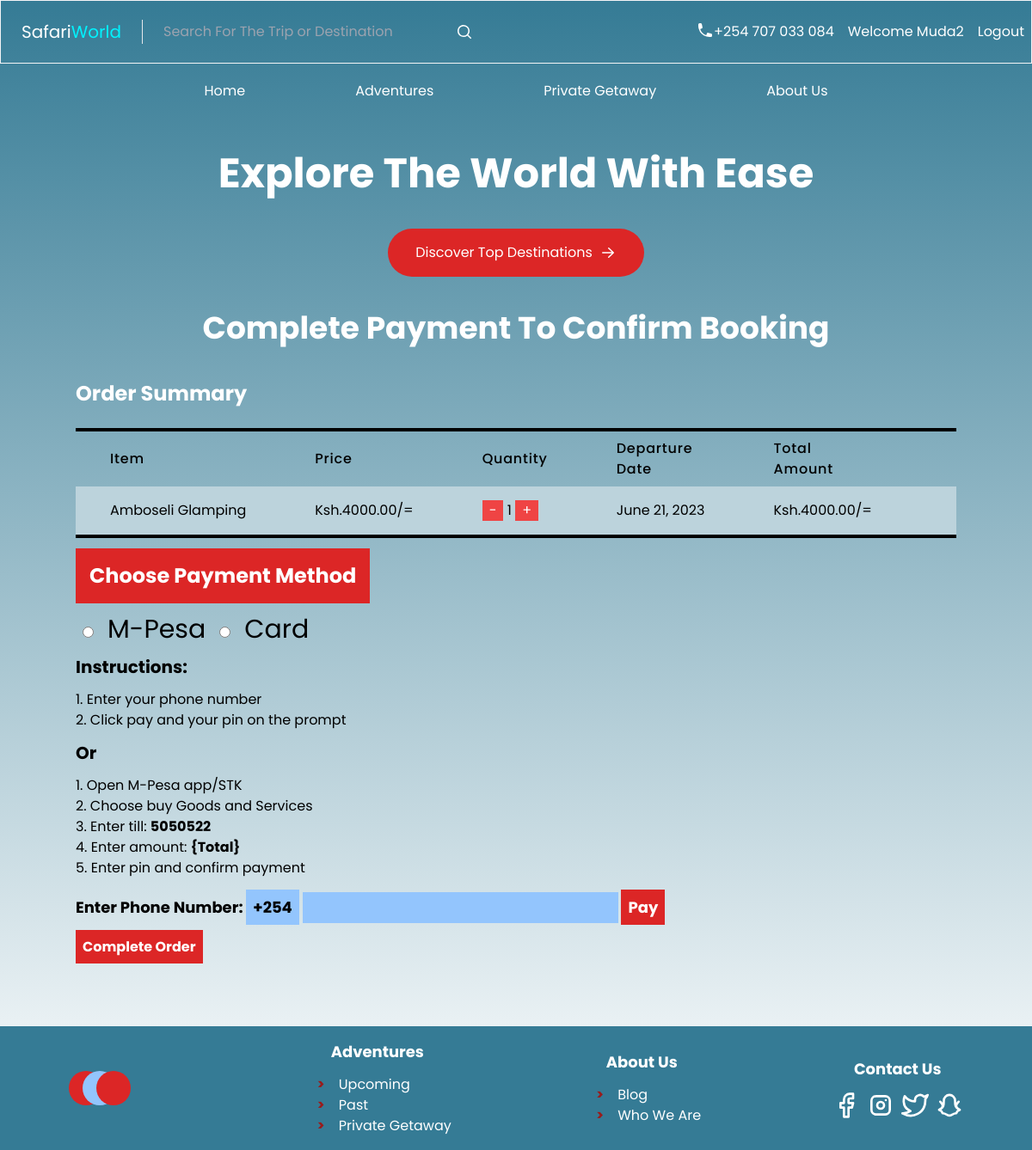
Screenshot of /3a78d5d9-3136-41db-b91c-bafca54f5fa3/order (signed in) with the database file from the repository.
### booking/models.py (models this page shows, shortened)
class BaseModel(models.Model):
    id = models.UUIDField(primary_key=True, default=uuid.uuid4, editable=False)
    created_at = models.DateTimeField(auto_now_add=True)
    updated_at = models.DateTimeField(auto_now=True)
    class Meta:
        abstract = True

class User(BaseModel, AbstractUser):
    USER_TYPES = (
        ('A', 'Admin'),
        ('S', 'Staff'),
        ('U', 'User'),
    )
    GENDER_CHOICES = (
        (1, 'Male'),
        (2, 'Female'),
        (3, 'Other'),
    )
    user_type = models.CharField(choices=USER_TYPES, max_length=250)
    first_name = models.CharField(max_length=50)
    last_name = models.CharField(max_length=50)
    email = models.EmailField(max_length=250)
    date_of_birth = models.DateField(null=True)
    phone_number = models.CharField(max_length=20)
    gender = models.IntegerField(choices=GENDER_CHOICES, null=True)
    bio = models.CharField(max_length=250, blank=True)
    password = models.CharField(max_length=128)
    REQUIRED_FIELDS = ['first_name', 'last_name', 'phone_number', 'password']
    def __str__(self):
        return f'{self.first_name} {self.last_name} {self.email}'

class Adventure(BaseModel):
    name = models.CharField(max_length=250)
    place_id = models.ForeignKey(Place, on_delete=models.SET_NULL, null=True, related_name='adventures')
    description = models.CharField(max_length=1024)
    departure_date = models.DateField()
    return_date = models.DateField()
    price = models.DecimalField(max_digits=10, decimal_places=2)
    slots = models.IntegerField()
    age_limit = models.IntegerField(default=0)
    activities = models.CharField(max_length=250)
    image = models.FileField(upload_to='images', null=True)

### booking/views.py (the view, shortened to what this page needs)
# urls.py: path('<str:id>/order', views.order_page, name='order'),
@login_required
def order_page(request, id):
    print(f'user in both methods: {request.user}')
    adventure = Adventure.objects.get(id=id)
    adventure = Adventure.objects.get(id=id)
    context = {'adventure': adventure}
    return render(request, 'booking/order.html', context)

### booking/templates/booking/order.html (shortened to what this page needs)
{% extends 'booking/base.html' %} {% block content %}
<section class="flex-column items-center max-w-screen-lg mx-auto">
  <h1 class="text-white text-center text-2xl md:text-4xl font-bold my-10">
    Complete Payment To Confirm Booking
  </h1>
  <h3 class="font-bold text-2xl my-6 text-white">Order Summary</h3>
  <div>
    <div class="overflow-x-auto">
      <table class="w-full text-black border-black border-t-4 border-b-4">
        <thead>
          <tr>
            <th
              class="px-10 py-2 bg-transparent text-left text-l font-medium tracking-wider"
            >
              Item
            </th>
            <th
              class="px-10 py-2 bg-transparent text-left text-l font-medium tracking-wider"
            >
              Price
            </th>
            <th
              class="px-10 py-2 bg-transparent text-left text-l font-medium tracking-wider"
            >
              Quantity
            </th>
            <th
              class="px-10 py-2 bg-transparent text-left text-l font-medium tracking-wider"
            >
              Departure Date
            </th>
            <th
              class="px-10 py-2 bg-transparent text-left text-l font-medium tracking-wider"
            >
              Total Amount
            </th>
          </tr>
        </thead>
        <tbody class="" style="background-color: #bcd3dc">
          <tr>
            <td id="adventure" class="px-10 py-4 whitespace-nowrap">{{ adventure.name }}</td>
            <td class="px-10 py-4 whitespace-nowrap">
              <span>Ksh.</span><span id="price">{{ adventure.price }}<span>/=</span>
            </td>
            <td class="px-10 py-4 whitespace-nowrap">
              <button
                type="button"
                class="bg-red-500 px-2 text-center text-white"
                id="minus"
              >
                -
              </button>
              <span id="quantity">1</span>
              <button
                type="button"
                class="bg-red-500 px-2 text-center text-white"
                id="plus"
              >
                +
              </button>
            </td>
            <td class="px-10 py-4 whitespace-nowrap"> {{ adventure.departure_date }} </td>
            <td class="px-10 py-4 whitespace-nowrap">
              <span>Ksh.</span><span id="total">{{ adventure.price }}</span><span>/=</span>
            </td>
            <td class="px-10 py-4 whitespace-nowrap"></td>
          </tr>
        </tbody>
      </table>
    </div>
    <h2 class="text-white text-2xl bg-red-600 my-3 p-4 w-fit font-bold">
      Choose Payment Method
    </h2>
    <div class="text-3xl">
      <input
        class="mx-2"
        type="radio"
        id="mpesa"
        name="payments"
        value="M-Pesa"
      />
      <label for="mpesa">M-Pesa</label>
      <input class="mx-2" type="radio" id="card" name="payments" value="Card" />
      <label for="card">Card</label>
    </div>
    <p class="text-xl font-bold my-3">Instructions:</p>
    <ol class="list-decimal list-inside">
      <li>Enter your phone number</li>
      <li>Click pay and your pin on the prompt</li>
    </ol>
    <p class="text-xl font-bold my-3">Or</p>
    <ol class="list-decimal list-inside">
      <li>Open M-Pesa app/STK</li>
      <li>Choose buy Goods and Services</li>
      <li>Enter till: <strong>5050522</strong></li>
      <li>Enter amount: <strong>{Total}</strong></li>
      <li>Enter pin and confirm payment</li>
    </ol>
    <div class="my-4 text-lg font-bold">
      <label for="tel">Enter Phone Number: </label>
      <span class="bg-blue-300 p-2 text-black">+254</span>
      <input
        class="bg-blue-300 p-1 text-[#000000] focus:outline-none"
        type="text"
        id="phone"
      />
      <a class="bg-red-600 text-white font-xl p-2" id="pay" href="#">Pay</a>
    </div>
    <a id="confirm" class="bg-red-600 text-white font-xl p-2 font-bold"
      >Complete Order</a
    >
  </div>
</section>
{% endblock %}

### booking/templates/booking/base.html (shortened to what this page needs)
<!DOCTYPE html>
<html lang="en">
  <head>
    <script src="https://cdn.tailwindcss.com"></script>
  </head>
  <body
    class="bg-gradient-to-b from-[#357B95] to-transparent bg-no-repeat bg-cover font-serif"
  >
    <header
      class="items-center justify-between py-4 text-white border border-gray-100 md:flex"
    >
      <div class="flex items-center">
        <h4
          class="px-4 text-xl text-white border-r border-gray-200 font-weight-600 md:px-6"
        >
          <a href="{% url 'home' %}"
            >Safari<span style="color: #00f3ff">World</span></a
          >
        </h4>
        <div class="flex items-center sm:text-red">
          <input
            type="text"
            placeholder="Search For The Trip or Destination"
            class="p-2 mx-4 bg-transparent focus:outline-none text-white-300 w-100"
          />
          <svg
            xmlns="http://www.w3.org/2000/svg"
            viewBox="0 0 20 20"
            fill="currentColor"
            class="w-5 h-5"
          >
            <path
              fill-rule="evenodd"
              d="M9 3.5a5.5 5.5 0 100 11 5.5 5.5 0 000-11zM2 9a7 7 0 1112.452 4.391l3.328 3.329a.75.75 0 11-1.06 1.06l-3.329-3.328A7 7 0 012 9z"
              clip-rule="evenodd"
            />
          </svg>
        </div>
      </div>
      <div class="flex space-x-4">
        <div class="flex mx-2 space-x-4">
          <div class="flex item-center">
            <p>+254 707 033 084</p>
          </div>
          {% if request.user.is_authenticated %}
          <p>Welcome {{ request.user.first_name }}</p>
          <a href="{% url 'logout' %}?next={{ request.path|urlencode }}"
            >Logout</a
          >
          {% else %}
          <a href="{% url 'login' %}?next={{ request.path|urlencode }}"
            >Login</a
          >
          <a href="{% url 'signup' %}">Signup</a>
          {% endif %}
        </div>
      </div>
    </header>
    <nav class="flex my-5 text-white md:justify-center">
      <ul class="md:flex">
        <li class="px-8 md:px-16"><a href="{% url 'home' %}">Home</a></li>
        <li class="px-8 md:px-16">
          <a href="{% url 'adventures' %}">Adventures</a>
        </li>
        <li class="px-8 md:px-16"><a href="#">Private Getaway</a></li>
        <li class="px-8 md:px-16"><a href="#">About Us</a></li>
      </ul>
    </nav>
    <section>
      <h1 class="py-10 text-5xl font-bold text-center text-white">
        Explore The World With Ease
      </h1>
      <div
        class="flex items-center px-8 py-4 mx-auto bg-red-600 rounded-full max-w-fit"
      >
        <a href="{% url 'adventures' %}" class="pr-2 text-white"
          >Discover Top Destinations
        </a>
        <svg
          xmlns="http://www.w3.org/2000/svg"
          viewBox="0 0 20 20"
          fill="currentColor"
          class="w-5 h-5 text-white"
        >
          <path
            fill-rule="evenodd"
            d="M3 10a.75.75 0 01.75-.75h10.638L10.23 5.29a.75.75 0 111.04-1.08l5.5 5.25a.75.75 0 010 1.08l-5.5 5.25a.75.75 0 11-1.04-1.08l4.158-3.96H3.75A.75.75 0 013 10z"
            clip-rule="evenodd"
          />
        </svg>
      </div>
    </section>
    {% block content%} {% endblock %}
    <footer
      class="md:flex bg-[#357B95] h-full justify-around items-center px-8 md:px-1 py-4 text-white mt-20"
    >
      <div class="flex">
        <div
          class="w-10 h-10 p-3 -translate-x-12 bg-red-600 rounded-full"
        ></div>
      </div>
      <div>
        <h4 class="mb-3 text-lg font-bold md:text-center">Adventures</h4>
        <ul>
          <li
            class="pl-4 before:content-['>'] before:mr-3 before:text-red-800 before:font-bold"
          >
            <a href="#">Upcoming</a>
          </li>
          <li
            class="pl-4 before:content-['>'] before:mr-3 before:text-red-800 before:font-bold"
          >
            <a href="#">Past</a>
          </li>
          <li
            class="pl-4 before:content-['>'] before:mr-3 before:text-red-800 before:font-bold"
          >
            <a href="#">Private Getaway</a>
          </li>
        </ul>
      </div>
      <div>
        <h4 class="mb-3 text-lg font-bold md:text-center">About Us</h4>
        <ul>
          <li
            class="pl-4 before:content-['>'] before:mr-3 before:text-red-800 before:font-bold"
          >
            <a href="#">Blog</a>
          </li>
          <li
            class="pl-4 before:content-['>'] before:mr-3 before:text-red-800 before:font-bold"
          >
            <a href="#">Who We Are</a>
          </li>
        </ul>
      </div>
      <div>
        <h4 class="mb-3 text-lg font-bold md:text-center">Contact Us</h4>
        <div class="flex item-center gap-x-2">
          <svg
            class="w-8 h-8 text-white-300"
            viewBox="0 0 24 24"
            fill="none"
            stroke="currentColor"
            stroke-width="2"
            stroke-linecap="round"
            stroke-linejoin="round"
          >
            <path
              d="M18 2h-3a5 5 0 0 0-5 5v3H7v4h3v8h4v-8h3l1-4h-4V7a1 1 0 0 1 1-1h3z"
            />
          </svg>
        </div>
      </div>
    </footer>
  </body>
</html>

### booking/templates/booking/base.html (style rules this page uses)
body { font-family: "Poppins" !important; }

### rows the page displays
User: user.first_name "Muda2"
Adventure: name "Amboseli Glamping", price "4000.00", departure_date "June 21, 2023"
